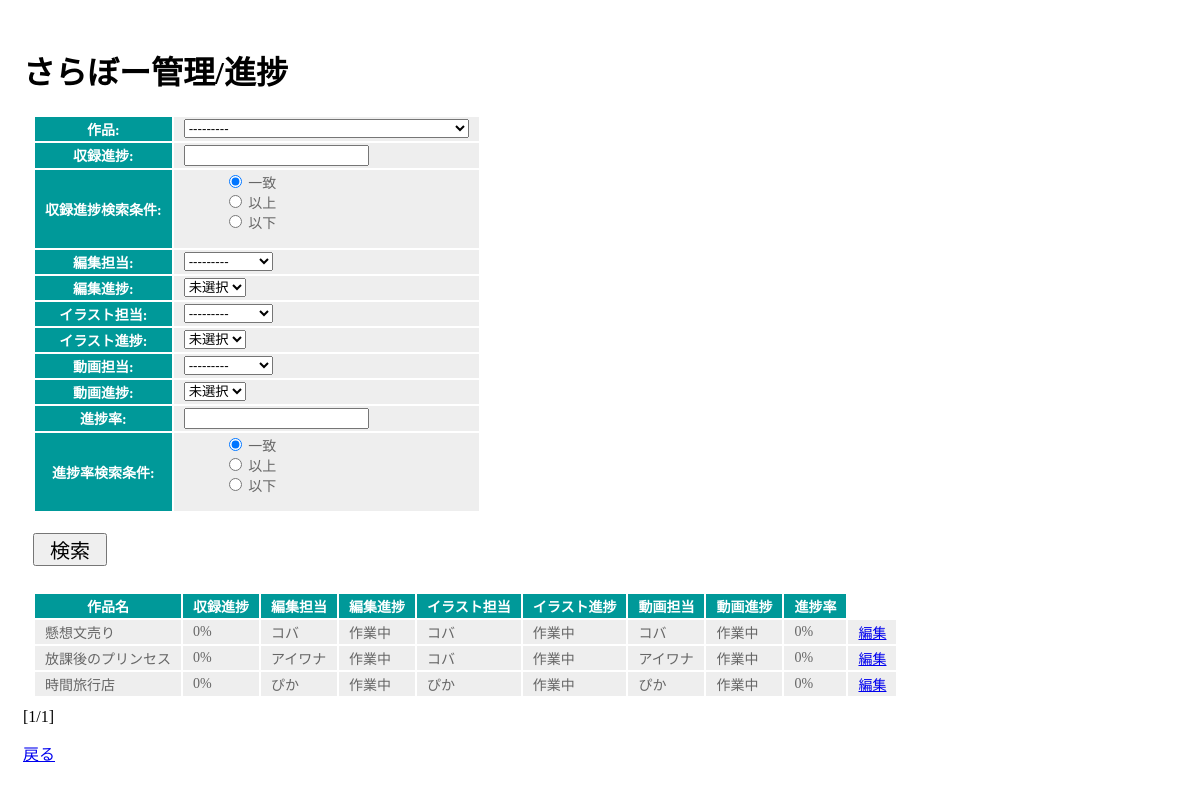
The app's page /appWorks/progress/ (signed in) with its own data.
### appWorks/models.py (models this page shows)
class Progress(models.Model):
    workID = models.IntegerField()
    editPro = models.BooleanField(default=False)
    illustPro = models.BooleanField(default=False)
    animaPro = models.BooleanField(default=False)

### appWorks/views.py (the view)
# urls.py: path('progress/', appWorks.views.progress, name='progress'),
@login_required
def progress(request, num=1):
    global message
    global chk
    whereSQL = ["allPro <> 100"]
    if (request.method == 'POST'):
        whereSQL = search(request, 2)
        message = ''
    sql =  "SELECT "
    sql += "        p.id, "
    sql += "        p.workID, "
    sql += "        w.title, "
    sql += "        ifnull(((CAST(c2.完了数 AS REAL) / CAST(c1.全体個数 AS REAL)) * 100),0) AS castPro, "
    sql += "        w.editor, "
    sql += "        CASE p.editPro "
    sql += "            WHEN 1 THEN '完了' "
    sql += "            ELSE '作業中' "
    sql += "        END AS editPro, "
    sql += "        w.illustrator, "
    sql += "        CASE p.illustPro "
    sql += "            WHEN 1 THEN '完了' "
    sql += "            ELSE '作業中' "
    sql += "        END AS illustPro, "
    sql += "        w.animator, "
    sql += "        CASE p.animaPro "
    sql += "            WHEN 1 THEN '完了' "
    sql += "            ELSE '作業中' "
    sql += "        END AS animaPro, "
    sql += "        ((ifnull((CAST(c2.完了数 AS REAL) / CAST(c1.全体個数 AS REAL) * 100),0) "
    sql += "        + (editPro * 100) "
    sql += "        + (illustPro * 100) "
    sql += "        + (animaPro * 100)) / 400) * 100 AS allPro "
    sql += "FROM "
    sql += "        appWorks_progress AS p "
    sql += "INNER JOIN "
    sql += "        appWorks_works AS w "
    sql += "ON "
    sql += "        p.workID = w.id "
    sql += "LEFT OUTER JOIN ("
    sql += "                SELECT "
    sql += "                    workID, "
    sql += "                    COUNT(*) AS 全体個数 "
    sql += "                FROM "
    sql += "                    appWorks_cast "
    sql += "                GROUP BY "
    sql += "                    workID) AS c1 "
    sql += "ON "
    sql += "                w.id = c1.workID "
    sql += "LEFT OUTER JOIN ("
    sql += "                SELECT "
    sql += "                    workID, "
    sql += "                    COUNT(*) AS 完了数 "
    sql += "                FROM "
    sql += "                    appWorks_cast "
    sql += "                WHERE "
    sql += "                    status = '1' "
    sql += "                GROUP BY "
    sql += "                    workID) AS c2 "
    sql += "ON "
    sql += "                w.id = c2.workID "
    if whereSQL:
        sql += ' WHERE '
        i = 0
        for SQL in whereSQL:
            if i == 0:
                sql += SQL
            else:
                sql += 'AND ' + SQL
            i += 1
    sql += ';'
    data = Progress.objects.raw(sql)
    page = Paginator(data, 5)
    params= {
        'title':'さらぼー管理/進捗',
        'type':'進捗',
        'msg':message,
        'searchForm':searchProgressForm(),
        'data':page.get_page(num),
        'chk':chk,
    }
    if 'search' in request.POST:
        params['searchForm'] = searchProgressForm(request.POST)
        params['chk'] = True
    return render(request, 'appWorks/progress.html', params)

### appManagement/models.py (called while the page is built)
    def __str__(self):
        return self.name

### appWorks/models.py (called while the page is built)
    def __str__(self):
        return self.title

### appWorks/templates/appWorks/progress.html (shortened to what this page needs)
﻿{% load static %}
<!DOCTYPE html>
<html lang="ja">
<head>
    <link rel="stylesheet" type="text/css" href="{% static 'css/works.css' %}">
</head>
<body>
    <h1>{{title}}</h1>
    <form class="search_form" action="{% url 'progress' %}" method="post">
        <table>
            {{ searchForm.as_table }}
        </table>
        <input class="btn" type="submit" name="search" value="検索">
    </form>
    <table class="data-table">
        <tr class="thead">
            <th>作品名</th>
            <th>収録進捗</th>
            <th>編集担当</th>
            <th>編集進捗</th>
            <th>イラスト担当</th>
            <th>イラスト進捗</th>
            <th>動画担当</th>
            <th>動画進捗</th>
            <th>進捗率</th>
        </tr>
        {% for item in data %}
            <tr>
                <td data-label="作品名">{{item.title}}</td>
                <td data-label="収録進捗">{{item.castPro}}%</td>
                <td data-label="編集担当">{{item.editor}}</td>
                <td data-label="編集進捗">{{item.editPro}}</td>
                <td data-label="イラスト担当">{{item.illustrator}}</td>
                <td data-label="イラスト進捗">{{item.illustPro}}</td>
                <td data-label="動画担当">{{item.animator}}</td>
                <td data-label="動画進捗">{{item.animaPro}}</td>
                <td data-label="進捗率">{{item.allPro}}%</td>
                <td><a href="{% url 'edit' page='progress' id=item.id %}">編集</a></td>
            </tr>
        {% endfor %}
    </table>
    <div class="pagination">
        <span class="current">
            [{{data.number}}/{{data.paginator.num_pages}}]
        </span>
    </div>
    <a class="return" href="{% url 'index' %}">戻る</a>
</body>
</html>

### appWorks/static/css/works.css (style rules this page uses)
* { box-sizing: border-box; }
body { padding-left: 15px; }
.btn { margin: 10px 10px; font-size: 20px; padding: 0px 15px; }
table { margin: 10px; font-size: 14px; }
table tr th { background-color: #099; color: white; padding: 2px 10px; border-width: 2px; }
table tr td { background-color: #eee; color: #666; padding: 2px 10px; border-width: 2px; }
.return { display: block; margin-top: 15px; }
ul { list-style-type: none; }

### records on screen
Progress: title "懸想文売り", castPro "0", editor "コバ", editPro "作業中", illustrator "コバ", illustPro "作業中", animator "コバ", animaPro "作業中", allPro "0"
Progress: title "放課後のプリンセス", castPro "0", editor "アイワナ", editPro "作業中", illustrator "コバ", illustPro "作業中", animator "アイワナ", animaPro "作業中", allPro "0"
Progress: title "時間旅行店", castPro "0", editor "ぴか", editPro "作業中", illustrator "ぴか", illustPro "作業中", animator "ぴか", animaPro "作業中", allPro "0"

### other values on screen
{{ title }} "さらぼー管理/進捗"
{{ data.number }} "1"
{{ data.paginator.num_pages }} "1"
